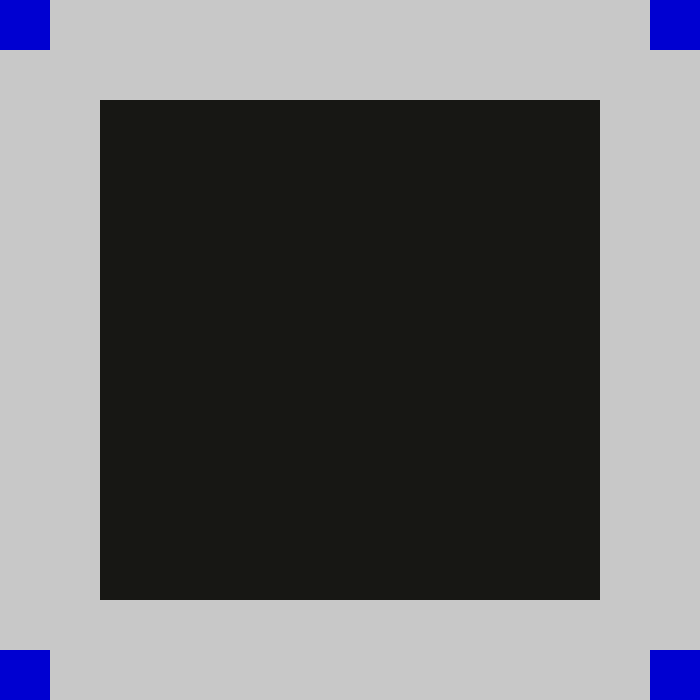
Frame 1 (no input)
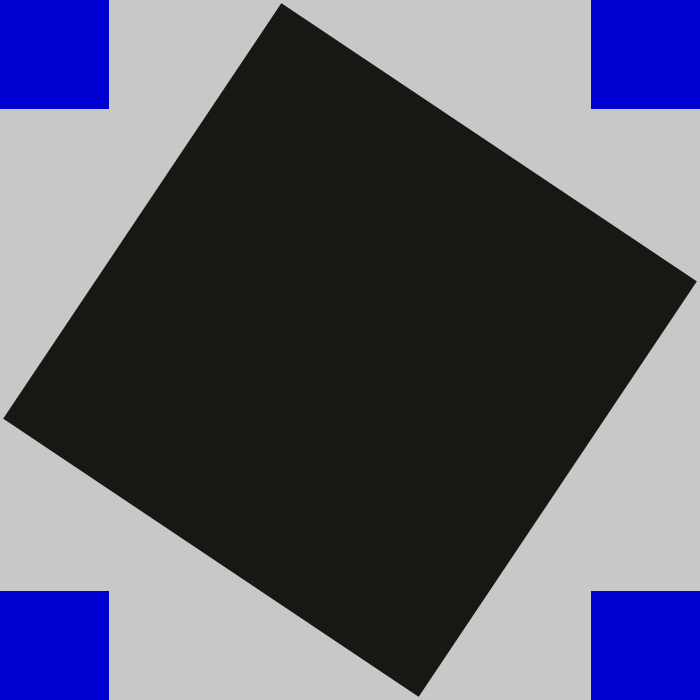
Frame 60 (the mouse pressed at the canvas centre just before this capture)
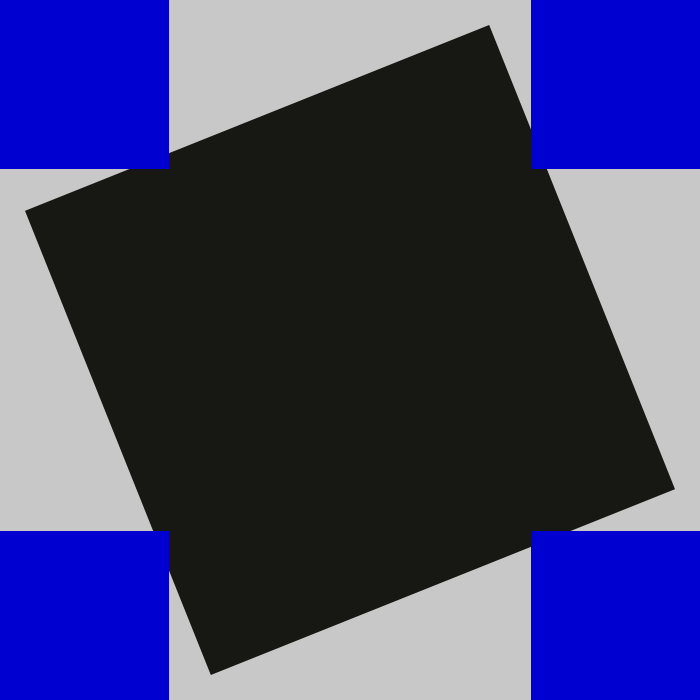
Frame 120 (the mouse held since frame 60 and released just before this capture)

The Processing sketch that drew these frames (run headless with seeded random() and noise(); from frame 60 on, the mouse is pressed at the canvas centre):

// Processing sketch: BreathingSquare
// ── BreathingSquare.pde

float i = 0;
int gRate = 2;
int value = 100;
int state = 0;

void setup(){
  size(700,700);
  smooth();
  
  rectMode(CENTER);
}



void draw(){
  background(200);
 
  noStroke();
  fill(23,23,20);
  
  pushMatrix();
  translate(width/2, height/2);
  rotate(i);
  rect(0,0,500,500);
  
  popMatrix();
  i+=0.01;
  
  display();
  move();
}


void display(){
 fill(0,0,209);
 rect(0,0,value,value);  
 rect(width,0,value,value);  
 rect(0, height,value,value);  
 rect(width,height,value,value); 
}

void move(){
  if (state == 0) {
    if(value < 690){
      value += gRate;
    } 
  }else {
    if(value > 100){
      value -= gRate;
    } 
  }
}

// Evento del mouse

void mouseClicked() {
  if (state == 0) {    
    state = 1;
  }else {
    state = 0;
  }
}
